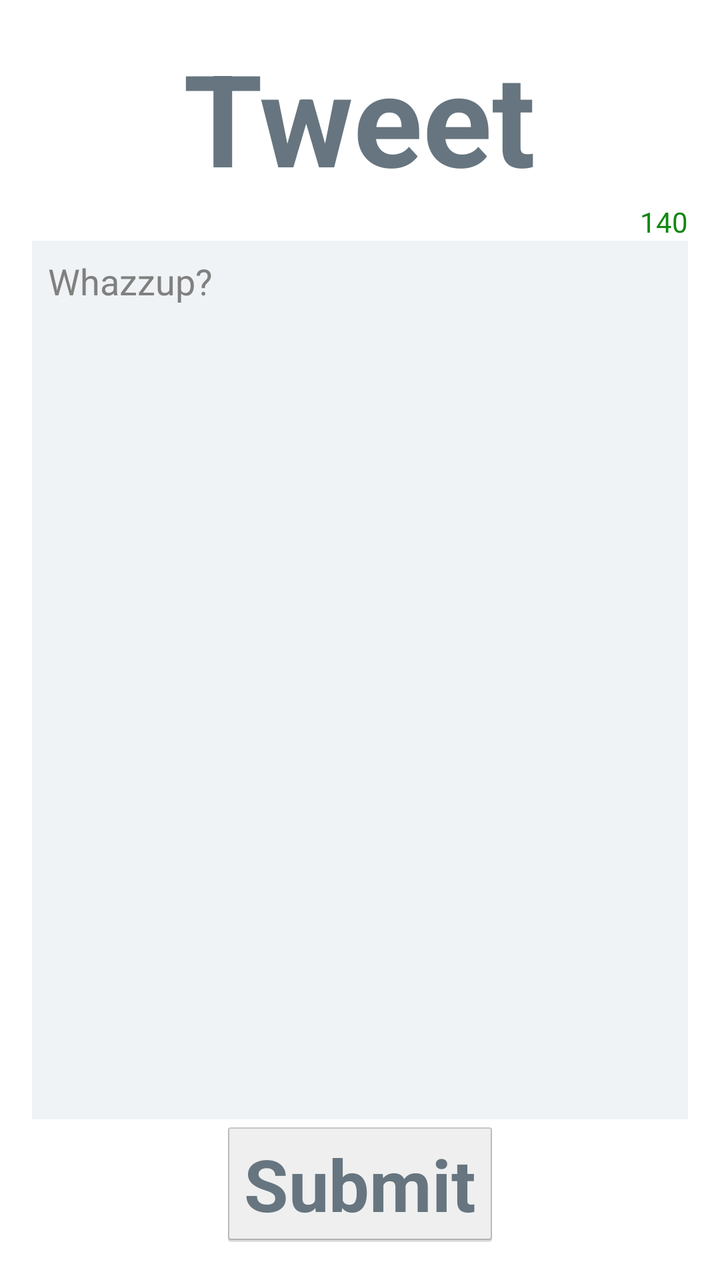
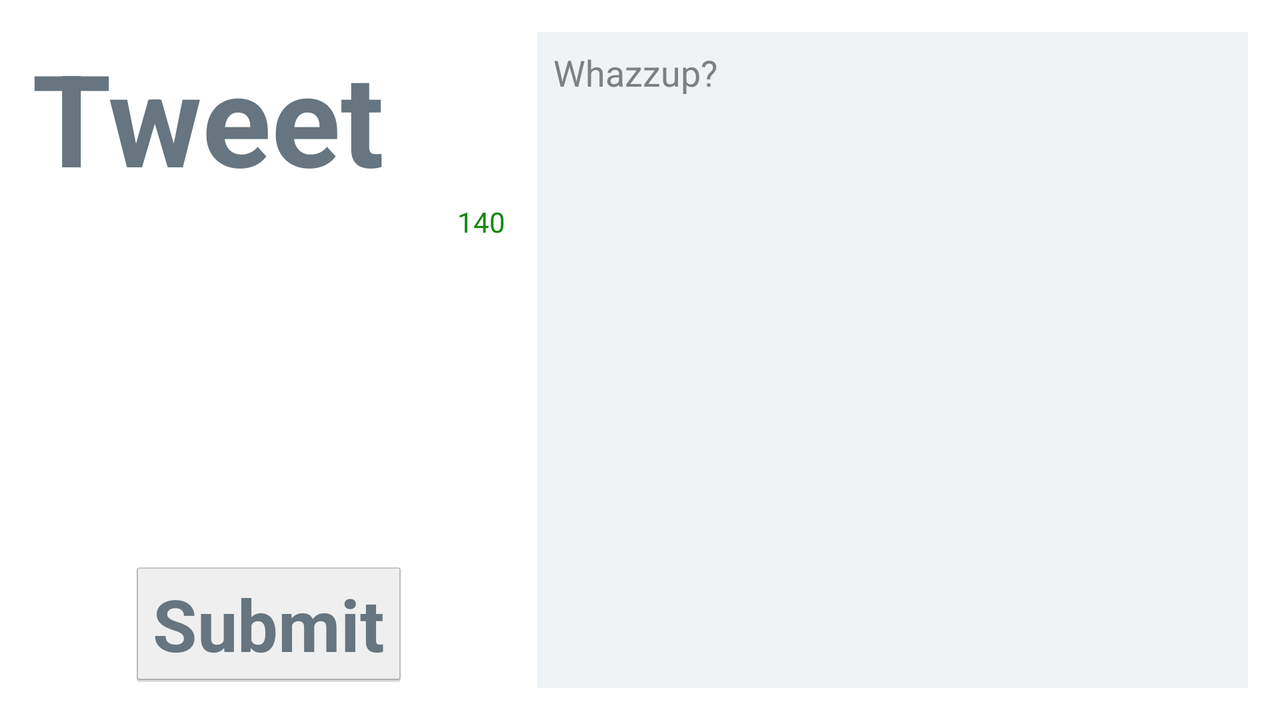

The same Android screen from two of the app's own layout files: first res/layout/ as a phone draws it, then the repository's variant for another configuration, drawn on a device whose configuration selects that folder. Both files follow.
<!-- AndroidManifest.xml: application theme AppTheme -->
<!-- res/layout/fragment_tweet.xml -->
<LinearLayout xmlns:android="http://schemas.android.com/apk/res/android"
    xmlns:tools="http://schemas.android.com/tools"
    android:layout_width="match_parent"
    android:layout_height="match_parent"
    android:paddingLeft="@dimen/activity_horizontal_margin"
    android:paddingRight="@dimen/activity_horizontal_margin"
    android:paddingTop="@dimen/activity_vertical_margin"
    android:paddingBottom="@dimen/activity_vertical_margin"
    android:background="@drawable/larry"
    android:orientation="vertical"
    tools:context=".TweetActivity$PlaceholderFragment">

    <TextView
        android:id="@+id/tweet_label"
        android:layout_width="wrap_content"
        android:layout_height="wrap_content"
        android:layout_gravity="center_horizontal"
        android:text="@string/tweet_label"
        style="@style/yambaText.label"/>

    <TextView
        android:id="@+id/tweet_count"
        android:layout_width="wrap_content"
        android:layout_height="wrap_content"
        android:layout_gravity="right"
        android:text="@string/tweet_count"
        android:textColor="@color/green"
        />

    <EditText
        android:id="@+id/tweet_tweet"
        android:layout_width="match_parent"
        android:layout_height="0dp"
        android:layout_weight="3"
        android:gravity="left|top"
        android:hint="@string/tweet_hint"
        android:padding="@dimen/text_padding"
        android:background="@color/fog"
        />

    <Button
        android:id="@+id/tweet_submit"
        android:layout_width="wrap_content"
        android:layout_height="wrap_content"
        android:text="@string/tweet_submit"
        android:layout_gravity="center_horizontal"
        android:enabled="false"
        style="@style/yambaText.label.button"
        />

</LinearLayout>
<!-- resources referenced by this layout -->
<resources>
  <color name="fog">#88e1e8ed</color>
  <color name="green">#118811</color>
  <dimen name="activity_horizontal_margin">16dp</dimen>
  <dimen name="activity_vertical_margin">16dp</dimen>
  <dimen name="text_padding">8dp</dimen>
  <string name="tweet_count">140</string>
  <string name="tweet_hint">Whazzup?</string>
  <string name="tweet_label">Tweet</string>
  <string name="tweet_submit">Submit</string>
  <style name="yambaText.label">
          <item name="android:textSize">64sp</item>
          <item name="android:textStyle">bold</item>
       </style>
  <style name="yambaText.label.button">
          <item name="android:textSize">36sp</item>
      </style>
  <style name="AppTheme" parent="android:Theme.Holo.Light.DarkActionBar">
          
      </style>
</resources>
<!-- res/layout-land/fragment_tweet.xml (the repository's variant of the layout above) -->
<!-- drawn on the phone turned sideways -->
<LinearLayout
    xmlns:android="http://schemas.android.com/apk/res/android"
    xmlns:tools="http://schemas.android.com/tools"
    android:layout_width="match_parent"
    android:layout_height="match_parent"
    android:paddingLeft="@dimen/activity_horizontal_margin"
    android:paddingRight="@dimen/activity_horizontal_margin"
    android:paddingTop="@dimen/activity_vertical_margin"
    android:paddingBottom="@dimen/activity_vertical_margin"
    android:background="@drawable/larry"
    android:orientation="horizontal"
    tools:context=".TweetActivity$PlaceholderFragment">

    <RelativeLayout
        android:layout_width="0dp"
        android:layout_height="match_parent"
        android:layout_weight="2">

        <TextView
            android:id="@+id/tweet_label"
            android:layout_width="wrap_content"
            android:layout_height="wrap_content"
            android:layout_alignParentTop="true"
            android:layout_alignParentLeft="true"
            android:text="@string/tweet_label"
            style="@style/yambaText.label"
            />

        <TextView
            android:id="@+id/tweet_count"
            android:layout_width="wrap_content"
            android:layout_height="wrap_content"
            android:layout_below="@id/tweet_label"
            android:layout_alignParentRight="true"
            android:text="@string/tweet_count"
            android:textColor="@color/green"
            />

        <Button
            android:id="@+id/tweet_submit"
            android:layout_width="wrap_content"
            android:layout_height="wrap_content"
            android:text="@string/tweet_submit"
            android:layout_alignParentBottom="true"
            android:layout_centerHorizontal="true"
            android:enabled="false"
            style="@style/yambaText.label.button"
            />
    </RelativeLayout>

    <EditText
        android:id="@+id/tweet_tweet"
        android:layout_width="0dp"
        android:layout_height="match_parent"
        android:layout_weight="3"
        android:layout_marginLeft="@dimen/activity_horizontal_margin"
        android:padding="@dimen/text_padding"
        android:gravity="left|top"
        android:hint="@string/tweet_hint"
        android:background="@color/fog"
        />

</LinearLayout>
